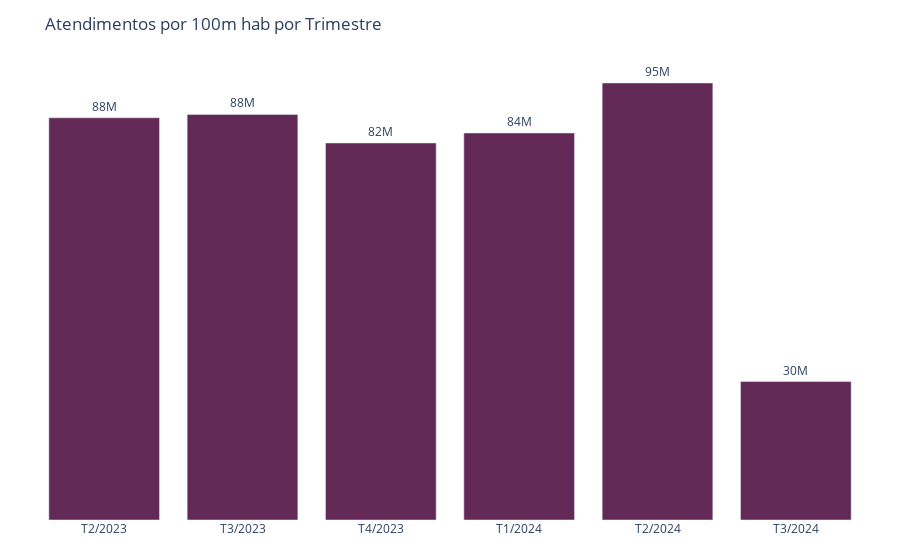

Source (notebook cell):
### Code cell
get_chart_by_quarter(df, "atendimentos por 100M hab", "brasil")

### Figure 1 — Plotly figure (JSON) as saved in the notebook; plotly's stock layout.template omitted (floating-point values rounded to 4 significant figures)
{"data": [{"alignmentgroup": "True", "hoverlabel": {"bgcolor": "#FFFFFF", "font": {"color": "#343A40", "size": 12}}, "hovertemplate": "<b>%{y:,.0f}</b><br>atendimentos por 100M hab em %{x}<extra></extra>", "legendgroup": "", "marker": {"color": "#632956", "pattern": {"shape": ""}}, "name": "", "offsetgroup": "", "orientation": "v", "showlegend": false, "textposition": "outside", "texttemplate": "%{y:.2s}", "type": "bar", "x": ["T2/2023", "T3/2023", "T4/2023", "T1/2024", "T2/2024", "T3/2024"], "xaxis": "x", "y": [87688978, 88413648, 82196154, 84369588, 95275638, 30187772], "yaxis": "y"}], "layout": {"barmode": "relative", "legend": {"tracegroupgap": 0}, "margin": {"b": 40, "l": 35, "r": 35, "t": 60}, "plot_bgcolor": "#FFFFFF", "title": {"text": "Atendimentos por 100m hab por Trimestre"}, "xaxis": {"anchor": "y", "domain": [0, 1], "title": {}}, "yaxis": {"anchor": "x", "domain": [0, 1], "showticklabels": false, "title": {}}}}
